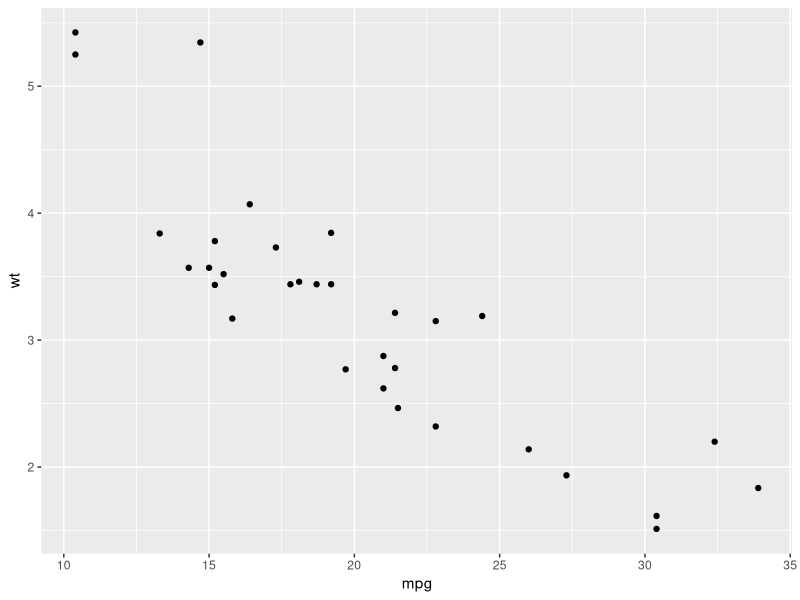
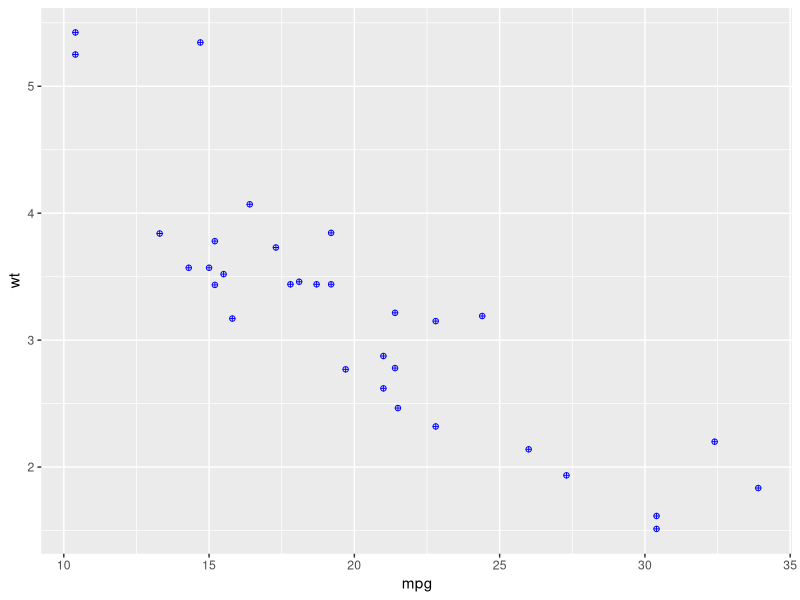
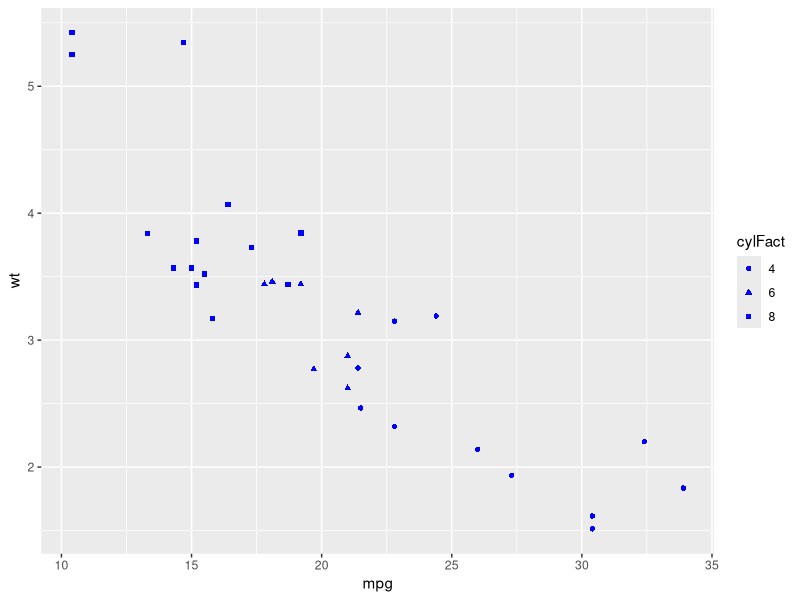
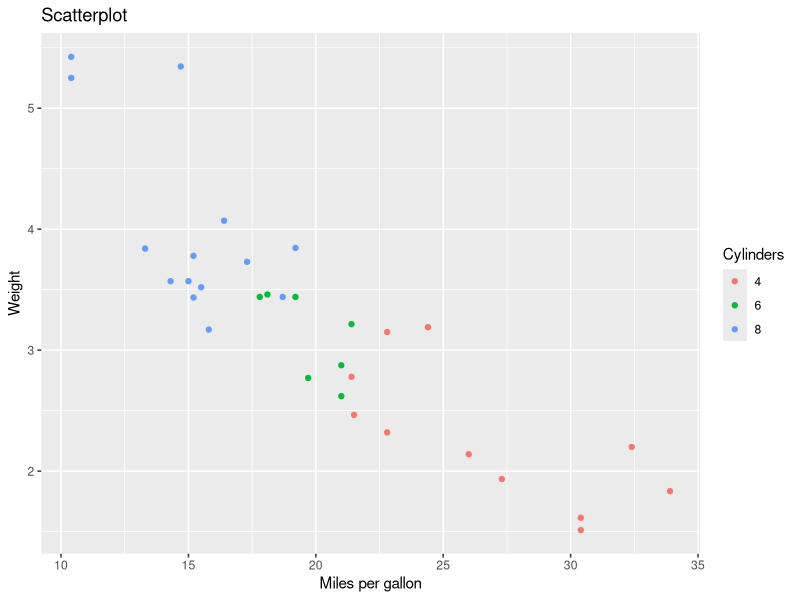

The R source for these figures, in order:
library(ggplot2)
qplot(mpg,wt,data=mtcars)
ggplot(mtcars,aes(x=mpg,y=wt))+geom_point(shape=10,color="blue")
mtcars$cylFact = factor(mtcars$cyl)
ggplot(mtcars,aes(x=mpg,y=wt,shape=cylFact))+geom_point(color="blue")
ggplot(mtcars,aes(x=mpg,y=wt,shape=cylFact,color=cylFact))+geom_point(shape=19)+labs(colour = "Cylinders")+ xlab("Miles per gallon")+ylab("Weight")+ggtitle("Scatterplot")